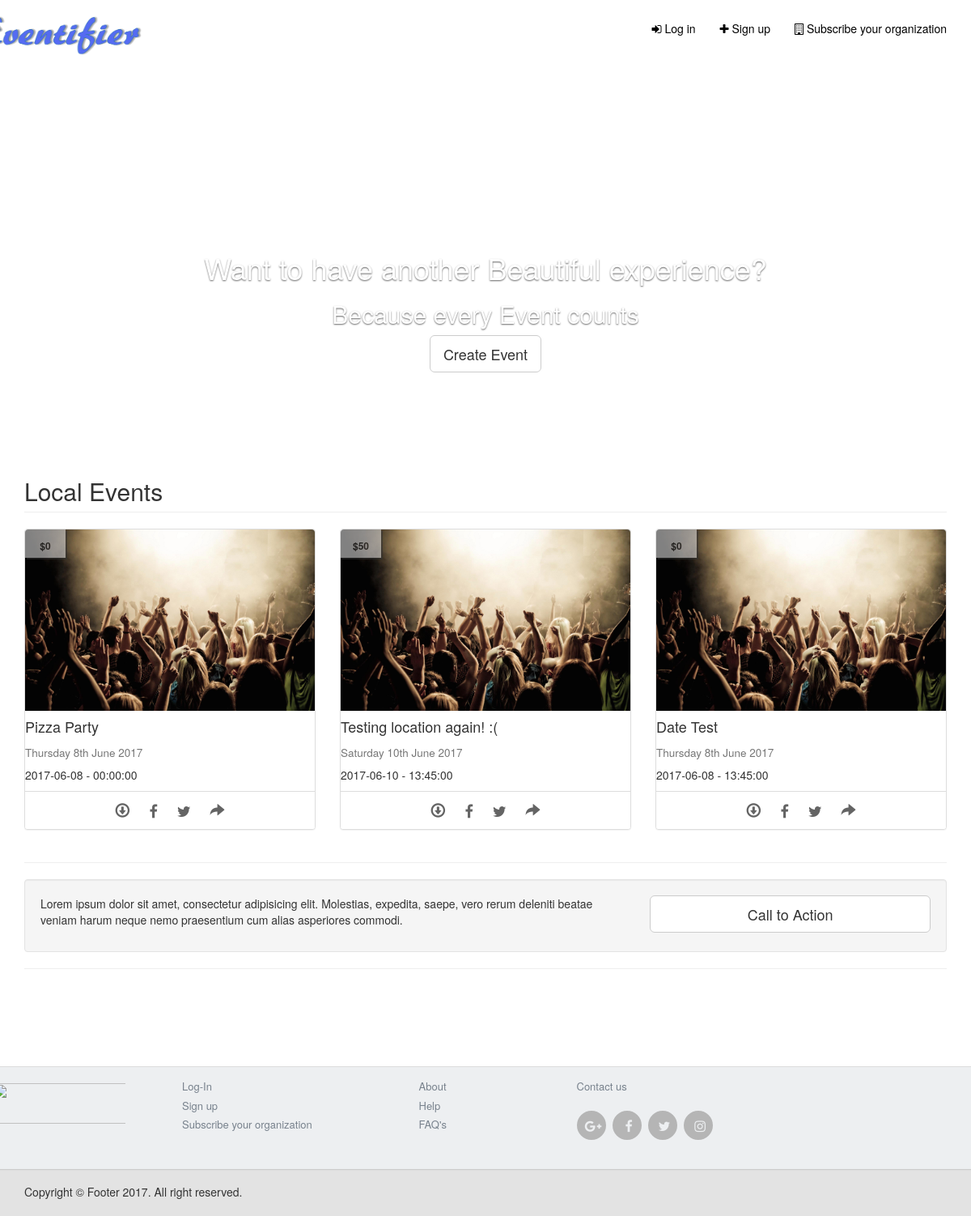
The page / on the database its author committed.
### tables this page shows
CREATE TABLE `events` (
  `event_id` int(11) NOT NULL,
  `title` varchar(100) NOT NULL,
  `start_date` date NOT NULL,
  `start_time` time NOT NULL,
  `end_date` date NOT NULL,
  `end_time` time NOT NULL,
  `price` double NOT NULL,
  `address` varchar(50) NOT NULL,
  `content` varchar(5000) NOT NULL,
  `category` varchar(20) NOT NULL,
  `event_image` varchar(50) NOT NULL
);

### application/controllers/Welcome.php (called while the page is built, shortened)
<?php
class Welcome extends CI_Controller {
	public function index()
	{
		$this->load->helper("form");
		$this->load->helper('url');
		$this->load->view('header');
		$this->outputLocalEvent();
		$this->load->view('footer');
	}
public function outputLocalEvent()
{
	$this->load->model('event_model');
	$data['events'] = $this->event_model->localEvent('Winnipeg');
	$this->load->view('main_page',$data);
}
}

### index.php (called while the page is built, shortened)
<?php
require_once BASEPATH.'core/CodeIgniter.php';

### application/models/event_model.php (called while the page is built, shortened)
<?php
class event_model extends CI_Model{
  public function localEvent($address)
  {
    $this->db->where('address', $address);
    $query = $this->db->get('events');
    return $query->result_array();
  }
}
 ?>

### application/views/main_page.php (the view, shortened to what this page needs)
    <header id="myCarousel" class="carousel slide">
        <div class="carousel-inner">
            <div class="item active">
                <div class="fill">
                  <video src="videos/video05.mp4" autoplay loop width="100%"></video>
                </div>
                <div class="carousel-caption">
                  <h1>Want to have another Beautiful experience?</h1>
                  <h2>Because every Event counts</h2>
                    <div class="">
                        <a class="btn btn-default btn-lg" href="<?= base_url('createEvent') ?>">Create Event</a>
                    </div>
                    <br></br>
                </div>
            </div>
        </div>
    </header>
    <div class="container">
        <div class="row form-group">
            <div class="col-lg-12">
                <h2 class="page-header">
                    Local Events
                </h2>
            </div>
            <br></br>
            <?php foreach($events as $event): ?>
              <?php
$date=date_create($event['start_date']);
?>
              <div class="col-xs-12 col-md-4">
                  <div class="panel panel-default">
                      <div class="panel-image">
                        <div class="event_picture">
                          <div class="event_price">
                            <h6><b>$<?= ($event['price']) ?></b></h6>
                          </div>
                          <img src="/Eventifier_page/images/Music.jpg" class="panel-image-preview" />
                        </div>
                          <h4><?= ($event['title']) ?></h4>
                          <h4> <small><?php echo date_format($date,"\n l jS F Y") ?></small></h4>
                          <p><?= ($event['start_date']) ?> - <?= ($event['start_time']) ?></p>
                      </div>
                      <div class="panel-footer text-center">
                          <a href="#download"><span class="glyphicon glyphicon-download"></span></a>
                          <a href="#facebook"><span class="fa fa-facebook"></span></a>
                          <a href="#twitter"><span class="fa fa-twitter"></span></a>
                          <a href="#share"><span class="glyphicon glyphicon-share-alt"></span></a>
                      </div>
                  </div>
                </div>
             <?php endforeach ?>
        </div>
        <hr>
        <div class="well">
            <div class="row">
                <div class="col-md-8">
                    <p>Lorem ipsum dolor sit amet, consectetur adipisicing elit. Molestias, expedita, saepe, vero rerum deleniti beatae veniam harum neque nemo praesentium cum alias asperiores commodi.</p>
                </div>
                <div class="col-md-4">
                    <a class="btn btn-lg btn-default btn-block" href="#">Call to Action</a>
                </div>
            </div>
        </div>
        <hr>
    </div>
</body>
</html>

### application/views/header.php (shortened to what this page needs)
<!DOCTYPE html>
<html lang="en">
<head>
    <link rel="stylesheet" href="https://maxcdn.bootstrapcdn.com/bootstrap/3.3.7/css/bootstrap.min.css">
    <link href="<?php echo base_url();?>/css/bootstrap.css" rel="stylesheet">
    <link href="<?php echo base_url();?>/css/modern-business.css" rel="stylesheet">
    <link href="<?php echo base_url();?>/font-awesome/css/font-awesome.min.css" rel="stylesheet" type="text/css">
</head>
<body>
    <nav class="navbar navbar-inverse navbar-fixed-top" role="navigation">
        <div class="container">
            <div class="navbar-header">
                <?php if (! isset($_SESSION['first_name'])): ?>
                  <a class="navbar-brand" href="<?= base_url('homepage') ?>">
                <?php else: ?>
                  <a class="navbar-brand" href="<?= base_url('userspage') ?>">
                <?php endif; ?>
                <img src="images/logo_3.png" style="width:230px;height:60px; margin-left:-70px; margin-top:-10px;">
                </a>
            </div>
            <div class="collapse navbar-collapse" id="bs-example-navbar-collapse-1">
                <ul class="nav navbar-nav navbar-right">
                    <?php if (! isset($_SESSION['first_name'])): ?>
                    <li>
                        <a data-target="#login" data-toggle="modal"><i class="fa fa-sign-in" aria-hidden="true"></i> Log in</a>
                    </li>
                    <li>
                        <a data-target="#signup" data-toggle="modal"><i class="fa fa-plus" aria-hidden="true"></i> Sign up</a>
                    </li>
                    <li>
                        <a href="<?= base_url('signup') ?>"><i class="fa fa-building-o" aria-hidden="true"></i> Subscribe your organization</a>
                    </li>
                    <?php endif ?>
                </ul>
            </div>
        </div>
    </nav>

### application/views/footer.php
<link href="//maxcdn.bootstrapcdn.com/font-awesome/4.2.0/css/font-awesome.min.css" rel="stylesheet">
<link rel="stylesheet" href="<?php echo base_url();?>/css/footer.css">
<footer>
    <div class="footer" id="footer">
        <div class="container">
            <div class="row">
                <div class="col-lg-2  col-md-2 col-sm-4 col-xs-6">
                    <img src="images/logo_1.png" style="width:200px;height:50px; margin-left: -40px; margin-top: 20px">
                </div>
                <div class="col-lg-2  col-md-3 col-sm-4 col-xs-6">
                    <ul>
                        <li> <a href="<?= base_url('login') ?>"> Log-In </a> </li>
                        <li> <a href="<?= base_url('signup') ?>">Sign up</a> </li>
                        <li> <a href="<?= base_url('signup') ?>">Subscribe your organization</a> </li>
                    </ul>
                </div>
                <div class="col-lg-4  col-md-pull-3 col-sm-4 col-xs-6" >
                    <ul>
                        <li> <a href="<?= base_url('about') ?>">About</a> </li>
                        <li> <a href="<?= base_url('login') ?>"> Help </a> </li>
                        <li> <a href="<?= base_url('signup') ?>">FAQ's</a> </li>
                    </ul>
                </div>
                <div class="col-lg-3  col-md-push-3 col-sm-6 col-xs-12 ">
                    <ul>
                        <li> <a href="<?= base_url('contact') ?>">Contact us</a> </li>
                        <li>
                            <ul class="social">
                            <li> <a href="#"> <i class="fa fa-google-plus">   </i> </a> </li>
                            <li> <a href="#"> <i class="fa fa-facebook">   </i> </a> </li>
                            <li> <a href="#"> <i class="fa fa-twitter">   </i> </a> </li>
                            <li> <a href="#"> <i class="fa fa-instagram">   </i> </a> </li>
                            </ul>
                        </li>
                    </ul>
                </div>
            </div>
        </div>
    </div>
    <div class="footer-bottom">
        <div class="container">
            <p class="pull-left"> Copyright © Footer 2017. All right reserved. </p>
        </div>
    </div>
</footer>

### css/modern-business.css (style rules this page uses)
html, body { height: 100%; }
body { padding-top: 50px; }
header.carousel { height: 500px; }
header.carousel .item, header.carousel .item.active, header.carousel .carousel-inner { height: 100%; }
header.carousel .fill { width: 100%; height: 100%; background-position: center; background-size: cover; }
footer { margin: 50px 0; }

### css/footer.css (style rules this page uses)
.footer { background: #EDEFF1; height: auto; padding-bottom: 30px; position: relative; width: 100%; border-bottom: 1px solid #CCCCCC; border-top: 1px solid #DDDDDD; margin-top: 100px; }
.footer img { max-width: 100%; }
.footer ul { font-size: 13px; list-style-type: none; margin-left: 0; padding-left: 0; margin-top: 15px; color: #7F8C8D; }
.footer ul li a { padding: 0 0 5px 0; display: block; }
.footer a { color: #78828D }
.social li { background: none repeat scroll 0 0 #B5B5B5; border: 2px solid #B5B5B5; -webkit-border-radius: 50%; -moz-border-radius: 50%; -o-border-radius: 50%; -ms-border-radius: 50%; border-radius: 50%; float: left; height: 36px; line-height: 36px; margin: 0 8px 0 0; padding: 0; text-align: center; width: 36px; transition: all 0.5s ease 0s; -moz-transition: all 0.5s ease 0s; -webkit-transition: all 0.5s ease 0s; -ms-transition: all 0.5s ease 0s; -o-transition: all 0.5s ease 0s; }
.social li a { color: #EDEFF1; }
.social li a i { font-size: 16px; margin: 0 0 0 5px; color: #EDEFF1 !important; }
.footer-bottom { background: #E3E3E3; border-top: 1px solid #DDDDDD; padding-top: 10px; padding-bottom: 10px; }
.footer-bottom p.pull-left { padding-top: 6px; }
.col-lg-4 { float: right; }

### rows shown on the page
events: price "0", title "Pizza Party", start_date "Thursday 8th June 2017", start_date "2017-06-08", start_time "00:00:00"
events: price "50", title "Testing location again! :(", start_date "Saturday 10th June 2017", start_date "2017-06-10", start_time "13:45:00"
events: price "0", title "Date Test", start_date "Thursday 8th June 2017", start_date "2017-06-08", start_time "13:45:00"
